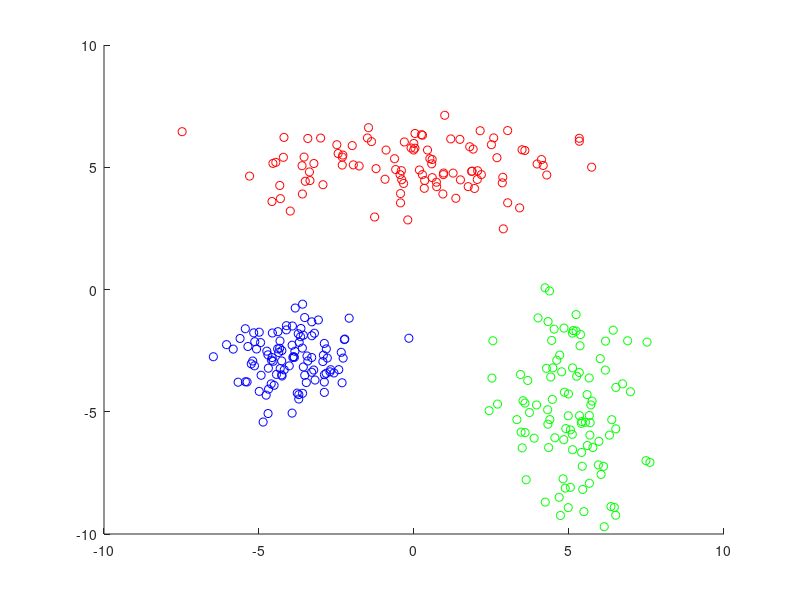
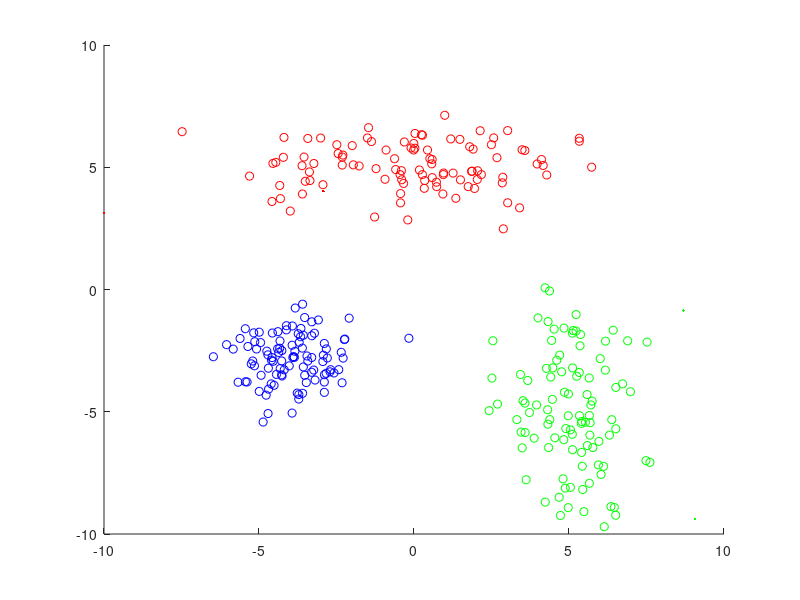
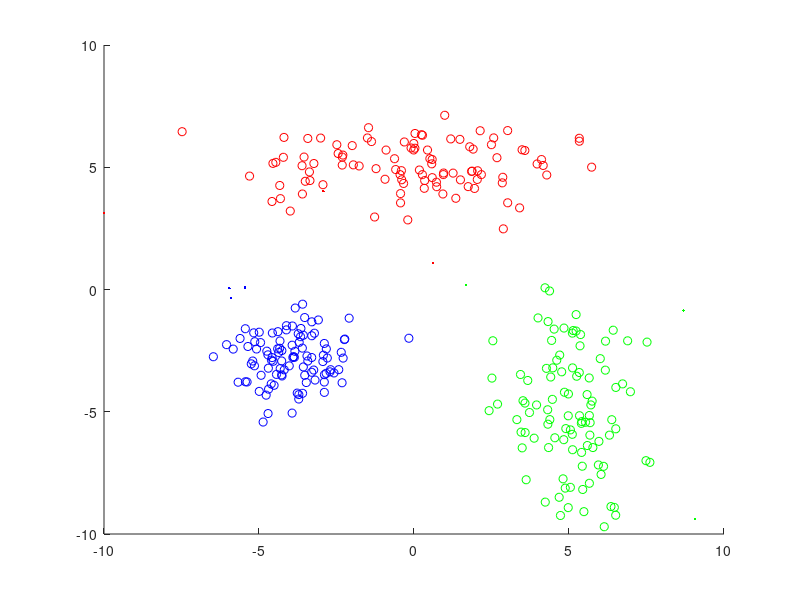
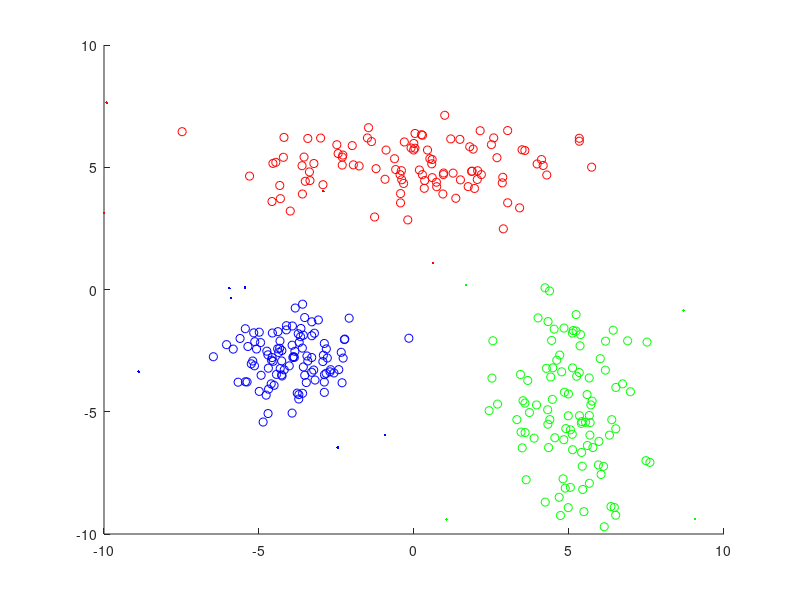

Recreate these plots in MATLAB, in order.
clear all;

# defining class 1 parameters
class_1_axis_x = randn(100, 1);
class_1_axis_y = randn(100, 1);
class_1_axis_x = class_1_axis_x * 3;
class_1_axis_y = class_1_axis_y + 5;
mu_1_x = mean(class_1_axis_x);
mu_1_y = mean(class_1_axis_y);
sigma_1_x = std(class_1_axis_x);
sigma_1_y = std(class_1_axis_y);

# defining class 2 parameters
class_2_axis_x = randn(100, 1);
class_2_axis_y = randn(100, 1);
class_2_axis_x = class_2_axis_x - 4;
class_2_axis_y = class_2_axis_y - 3;
mu_2_x = mean(class_2_axis_x);
mu_2_y = mean(class_2_axis_y);
sigma_2_x = std(class_2_axis_x);
sigma_2_y = std(class_2_axis_y);

# defining class 3 parameters
class_3_axis_x = randn(100, 1);
class_3_axis_y = randn(100, 1);
class_3_axis_x = class_3_axis_x + 5;
class_3_axis_y = class_3_axis_y - 2;
class_3_axis_y = class_3_axis_y * 2.5;
mu_3_x = mean(class_3_axis_x);
mu_3_y = mean(class_3_axis_y);
sigma_3_x = std(class_3_axis_x);
sigma_3_y = std(class_3_axis_y);

# defining constants
limit_min = -10;
limit_max = 10;
K = 5;
ki = 0;

# first plot
clf;
hold on;
plot(class_1_axis_x, class_1_axis_y, 'ro');
plot(class_2_axis_x, class_2_axis_y, 'bo');
plot(class_3_axis_x, class_3_axis_y, 'go');
axis([limit_min limit_max limit_min limit_max]);

t = 1000;
filename = 'animation/mle-t-';
extension = '.png';
print([filename, num2str(t), extension], '-dpng');

vector_x = [];
vector_y = [];
# creating vector of points
for x = limit_min:0.5:limit_max
	for y = limit_min:0.5:limit_max
		my_x = x + rand() / 5;
		my_y = y + rand() / 5;
		vector_x = [vector_x, my_x];
		vector_y = [vector_y, my_y];
	end;
end;

n = rand(length(vector_x), 1); 
[garbage index] = sort(n); 
x_randomized = vector_x(index); 
y_randomized = vector_y(index);

# classifying all points in interval [limit_min, limit_maxi]
for i = 1:length(x_randomized)
	my_x = x_randomized(i);
	my_y = y_randomized(i);

	ki = ki + 1;
	if (mod(ki, K) == 0)
		print([filename, num2str(t), extension], '-dpng');
		ki = 0;
		t = t + 1;
	end

	p_1_x = 1 / (sigma_1_x * sqrt(2*pi)) * exp(-1/2 * ((my_x - mu_1_x)/sigma_1_x)^2);
	p_1_y = 1 / (sigma_1_y * sqrt(2*pi)) * exp(-1/2 * ((my_y - mu_1_y)/sigma_1_y)^2);
	p_1 = p_1_x * p_1_y;

	p_2_x = 1 / (sigma_2_x * sqrt(2*pi)) * exp(-1/2 * ((my_x - mu_2_x)/sigma_2_x)^2);
	p_2_y = 1 / (sigma_2_y * sqrt(2*pi)) * exp(-1/2 * ((my_y - mu_2_y)/sigma_2_y)^2);
	p_2 = p_2_x * p_2_y;

	p_3_x = 1 / (sigma_3_x * sqrt(2*pi)) * exp(-1/2 * ((my_x - mu_3_x)/sigma_3_x)^2);
	p_3_y = 1 / (sigma_3_y * sqrt(2*pi)) * exp(-1/2 * ((my_y - mu_3_y)/sigma_3_y)^2);
	p_3 = p_3_x * p_3_y;

	if (p_1 > p_2) && (p_1 > p_3)
		plot(my_x, my_y, 'r.');
	elseif (p_2 > p_1) && (p_2 > p_3)
		plot(my_x, my_y, 'b.');
	else
		plot(my_x, my_y, 'g.');
	end;
	axis([limit_min limit_max limit_min limit_max]);
end
